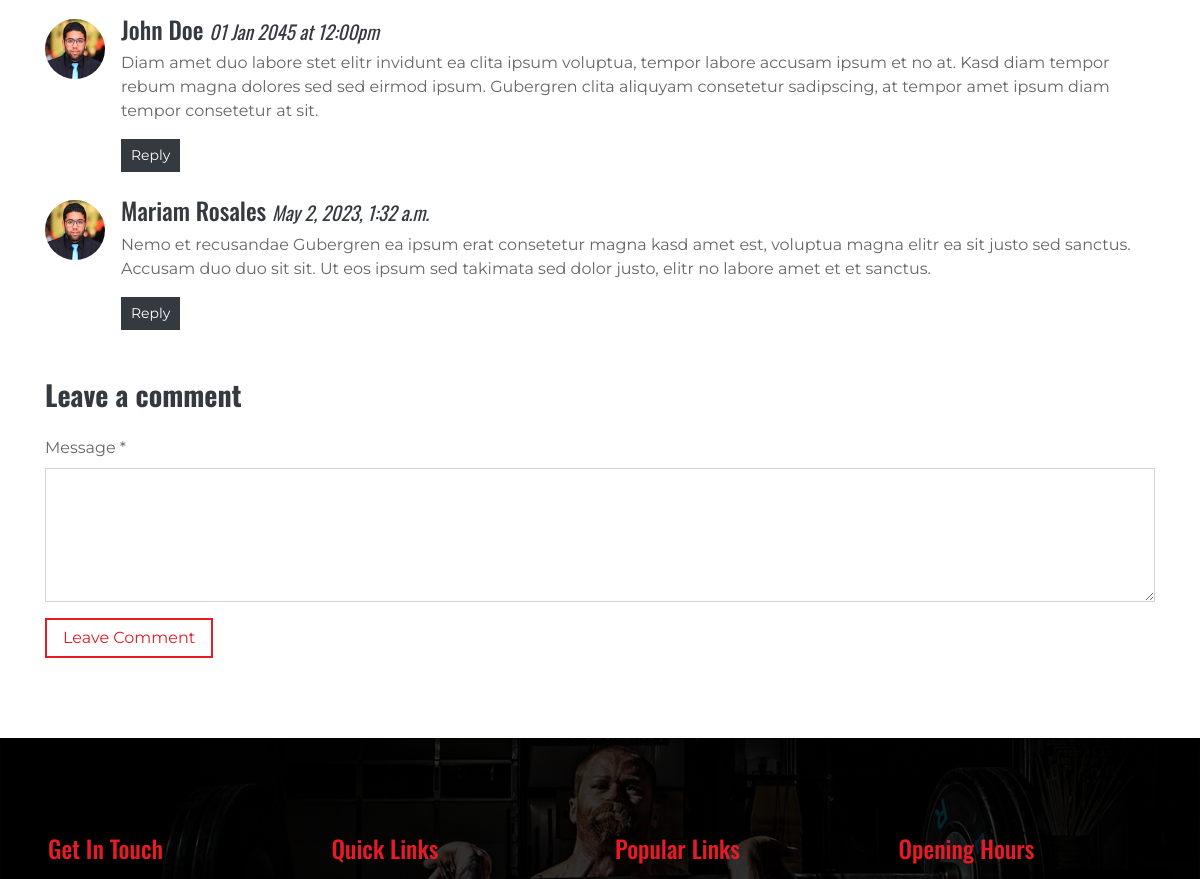
The app's page /single/view/ (signed in, middle part), older data.
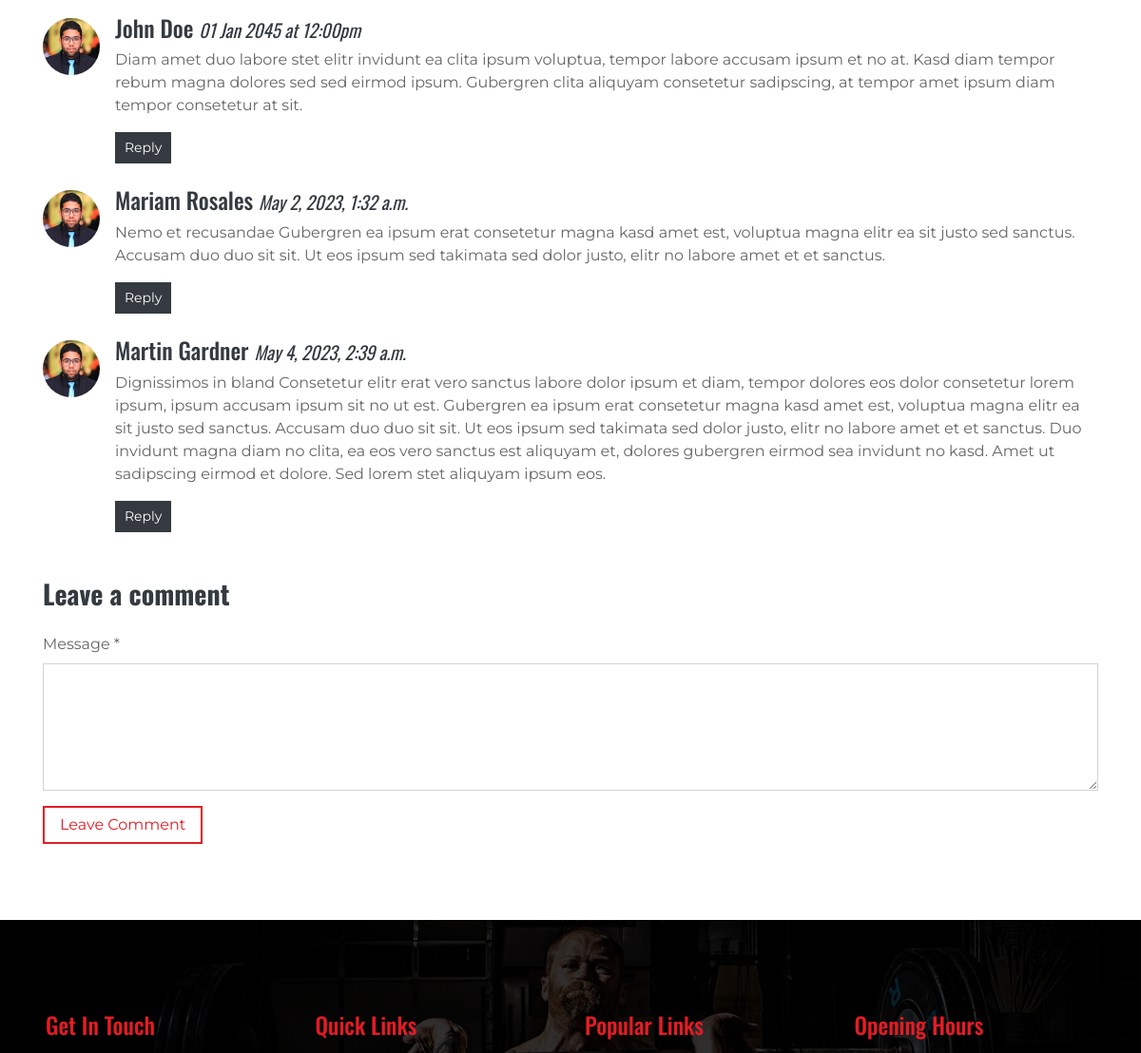
The same page, newer data.
### myGIM/models.py (models this page shows, shortened)
class FeedBack(models.Model):
    client=models.ForeignKey(User,on_delete=models.CASCADE)
    message=models.TextField()
    timeStamp=models.DateTimeField(auto_created=True)

class User (AbstractUser):
    is_trainers=models.BooleanField(default=False)
    is_public=models.BooleanField(default=False)

### myGIM/views.py (the view, shortened to what this page needs)
# urls.py: path("single/view/",singleView,name="singleView"),
@login_required
def singleView(req):
    user= User.objects.get(pk=req.user.id)
    currentMonth=datetime.now()
    feed=FeedBack.objects.all()
    if user.is_trainers == True:
        trainer=Trainer.objects.get(user=req.user)
        data={'trainer':trainer,'fedback':feed,}
    elif user.is_public == True:
        public=Contact.objects.get(user=req.user)
        data={'public':public,'fedback':feed,}
    return render(req,"single.html",data)

### template/single.html (shortened to what this page needs)
{% extends 'base.html'%} {% block 'content' %} {% load static%}{%load crispy_forms_tags%}
    {% if user.is_trainers == True %}
        <div class="container py-5">
            <div class="row">
                <div class="col-12 py-4">
                    <div class="media mb-4">
                        <img src="{% static 'img/user.jpg'%}" alt="Image" class="mr-3 mt-1 rounded-circle" style="width:60px;">
                        <div class="media-body">
                            <h4>John Doe <small><i>01 Jan 2045 at 12:00pm</i></small></h4>
                            <p>Diam amet duo labore stet elitr invidunt ea clita ipsum voluptua, tempor labore accusam ipsum et no at. Kasd diam tempor rebum magna dolores sed sed eirmod ipsum. Gubergren clita aliquyam consetetur sadipscing, at tempor amet ipsum diam tempor consetetur at sit.</p>
                            <button class="btn btn-sm btn-dark">Reply</button>
                        </div>
                    </div>
                    {% for fedbacks in fedback  %}
                    <div class="media mb-4">
                        <img src="{% static 'img/user.jpg'%}" alt="Image" class="mr-3 mt-1 rounded-circle" style="width:60px;">
                        <div class="media-body">
                            <h4>{{fedbacks.client.first_name}} {{fedbacks.client.last_name}} <small><i>{{fedbacks.timeStamp}}</i></small></h4>
                            <p>{{fedbacks.message}}</p>
                            <button class="btn btn-sm btn-dark">Reply</button>
                        </div>
                    </div>
                    {% endfor %}
                </div>
                <div class="col-12">
                    <h3 class="mb-4 font-weight-bold">Leave a comment</h3>
                    <form method="post">
                        <div class="form-group">
                            <label for="message">Message *</label>
                            <textarea id="message" name="message" cols="30" rows="5" class="form-control"></textarea>
                        </div>
                        <div class="form-group">
                            <input type="submit" value="Leave Comment" class="btn btn-outline-primary px-3">
                        </div>
                    </form>
                </div>
            </div>
        </div>
    {% endif %}
    {% endblock %}

Row changes from the older to the newer data that the page shows:
added FeedBack: client.first_name "Martin", client.last_name "Gardner", timeStamp "May 4, 2023, 2:39 a.m.", message "Dignissimos in bland Consetetur elitr erat vero sanctus labore dolor ipsum et diam, tempor dolores eos dolor consetetur lorem ipsum, ipsum accusam ipsum sit no ut est. Gubergren ea ipsum erat consetetur magna kasd amet est, voluptua magna elitr ea sit justo sed sanctus. Accusam duo duo sit sit. Ut eos ipsum sed takimata sed dolor justo, elitr no labore amet et et sanctus. Duo invidunt magna diam no clita, ea eos vero sanctus est aliquyam et, dolores gubergren eirmod sea invidunt no kasd. Amet ut sadipscing eirmod et dolore. Sed lorem stet aliquyam ipsum eos."
